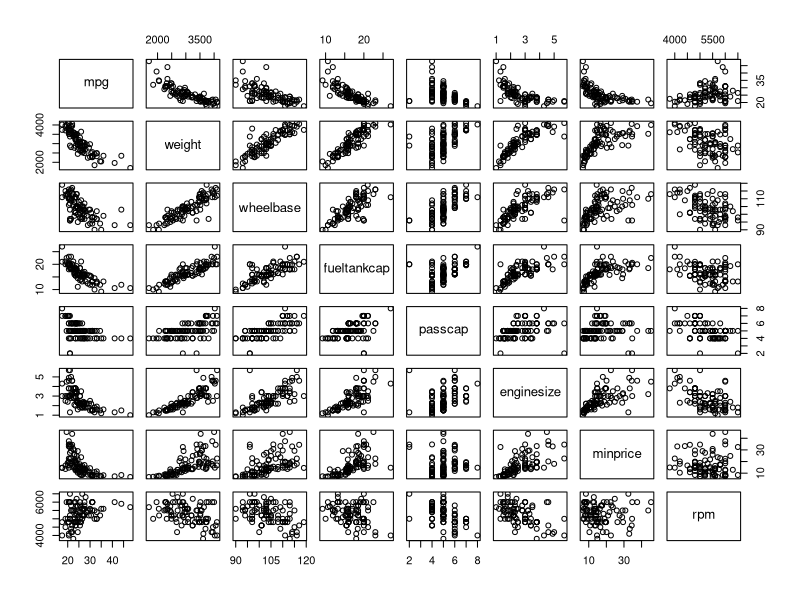
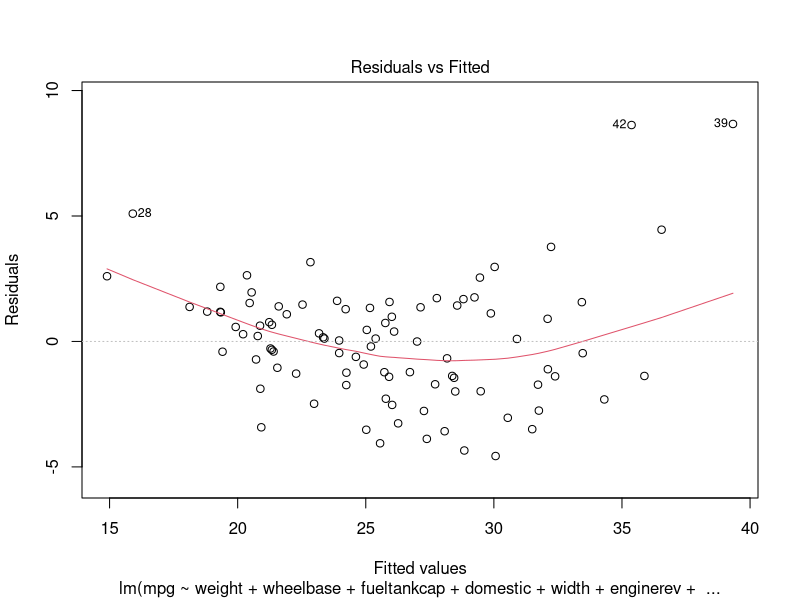
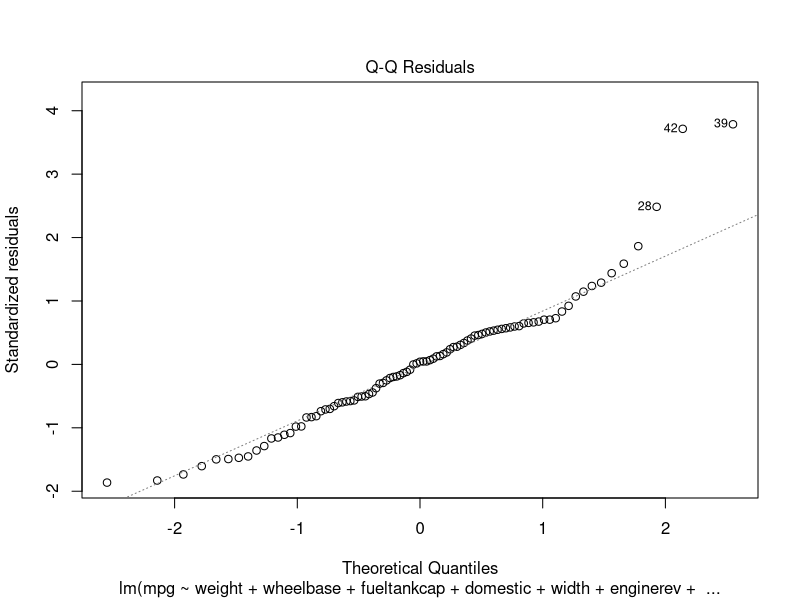
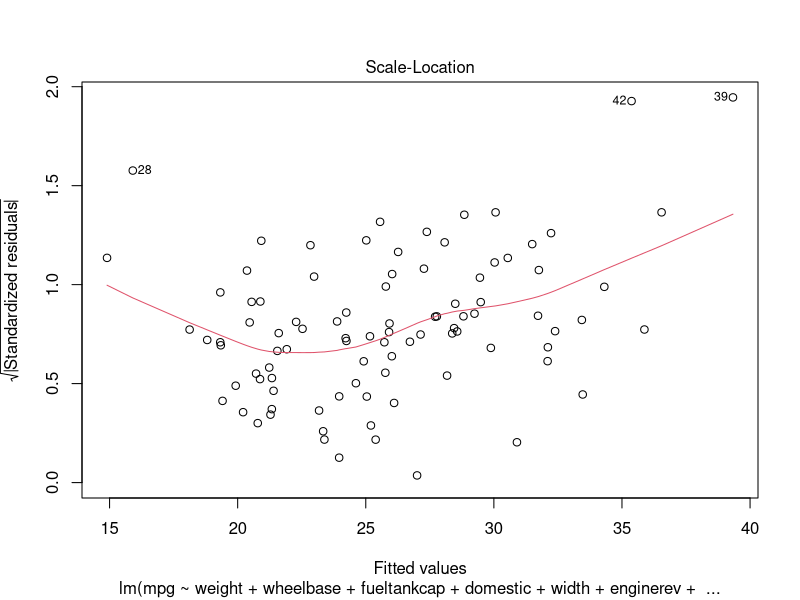
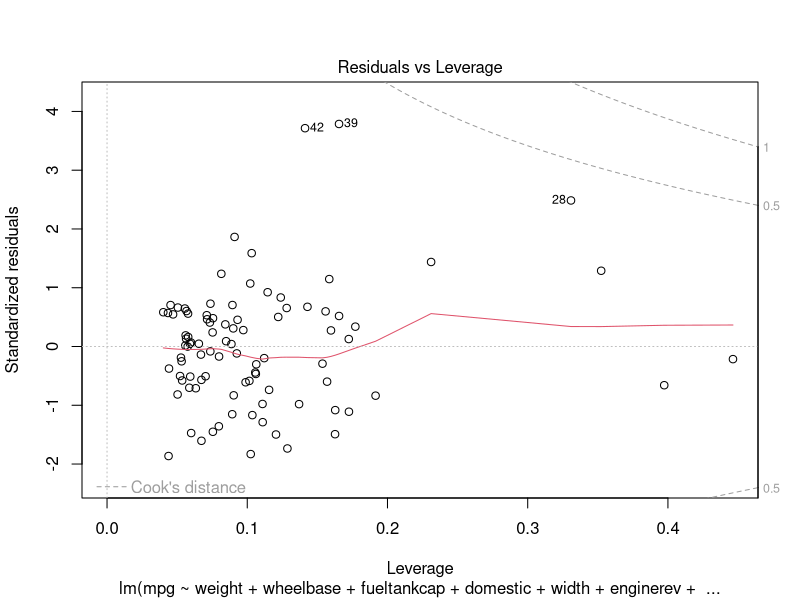
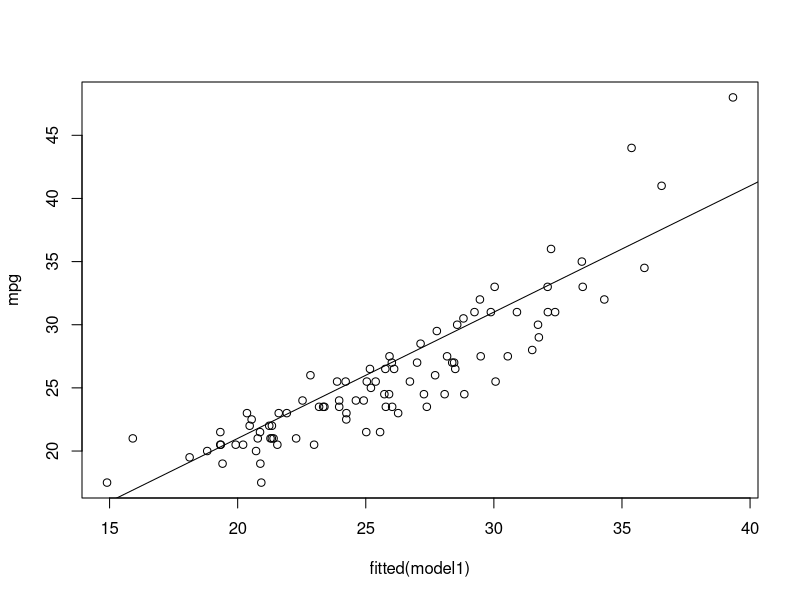
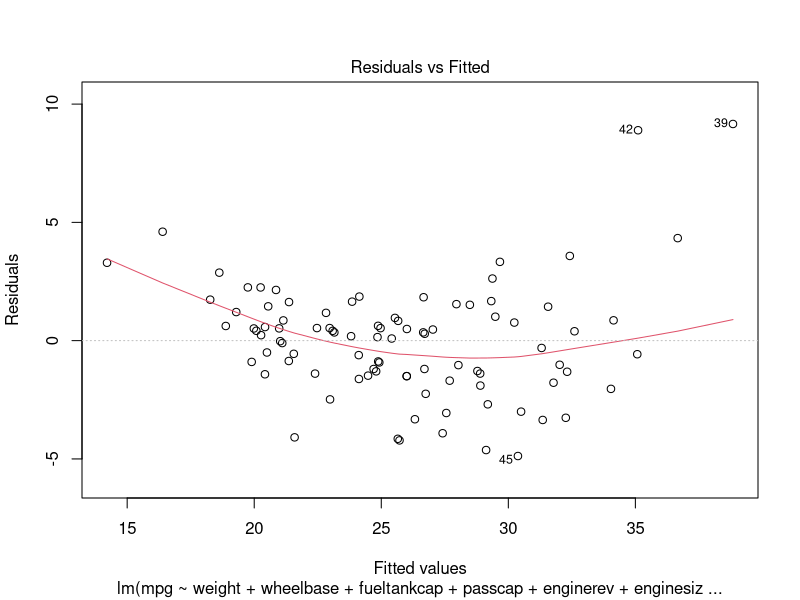
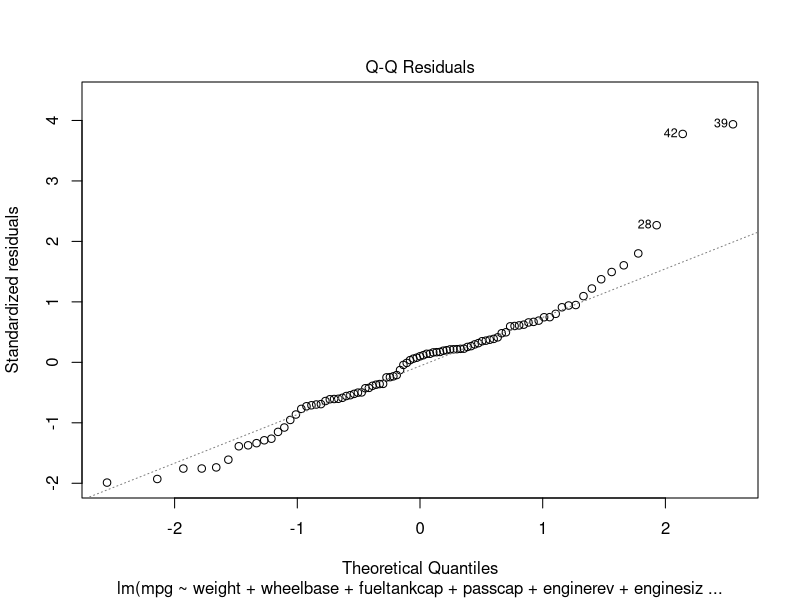

Recreate these plots in R, in order. (Note: this script raises an error after producing the figures.)
## ---- chunk 1

cars <- read.table("A17-cars-win.dat")
cars <- as.data.frame(cars)
cars

minprice <- cars$V4
midprice <- cars$V5
maxprice <- cars$V6
cmpg <- cars$V7
hmpg <- cars$V8
airbags <- cars$V9 # discrete
drivetrain <- cars$V10 # discrete
cylinders <- cars$V11 # missing values
enginesize <- cars$V12
horsepower <- cars$V13
rpm <- cars$V14
enginerev <- cars$V15
manualtransmissions <- cars$V16 # discrete
fueltankcap <- cars$V17
passcap <- cars$V18
lencar <- cars$V19
wheelbase <- cars$V20 
width <- cars$V21
Uturn <- cars$V22
rearseatroom <- cars$V23
luggagecap <- cars$V24 # missing values
weight <- cars$V25
domestic <- cars$V26 # discrete
mpg <- c()



average <- 0

for (i in 1:length(cmpg)) {
  average <- (cmpg[i] + hmpg[i])/2
  mpg <- c(mpg, average)
}

## ---- chunk 2
pairs(~mpg + weight + wheelbase + fueltankcap + passcap + 
     + enginesize + minprice + rpm)

## ---- chunk 3
model1 <- step(lm(mpg~1), scope=(~minprice + midprice + maxprice + enginesize + horsepower + rpm + enginerev + fueltankcap + passcap + lencar + wheelbase + width + Uturn + rearseatroom + weight + domestic), direction="both")


## ---- chunk 4

summary(model1)
plot(model1)
## ---- chunk 5
plot(fitted(model1), mpg)
abline(1,1)
## ---- chunk 6
modeldom <- lm(formula = mpg ~ weight + wheelbase + fueltankcap + passcap + 
    enginerev + enginesize + minprice + rpm + domestic)

summary(modeldom)
plot(modeldom)
plot(fitted(modeldom), mpg)
abline(1,1)
## ---- chunk 7
fitted(model)



## ---- chunk 8
mpg



## ---- chunk 9
model3 <- lm(mpg ~ weight + wheelbase + fueltankcap + passcap + 
    enginerev + enginesize + minprice)
summary(model3)

## ---- chunk 10
model4 <- lm(mpg ~ weight + wheelbase + fueltankcap + passcap + 
    enginerev + enginesize + minprice + domestic)
summary(model4)
plot(model4)

## ---- chunk 11
vif(model4)
## ---- chunk 12
model5 <- lm(mpg ~ weight + wheelbase + passcap + 
    enginerev + enginesize + minprice + domestic)
summary(model5)
plot(model5)
## ---- chunk 13
vif(model5)
## ---- chunk 14
model6 <- lm(mpg ~ wheelbase + fueltankcap + passcap + 
    enginerev + enginesize + minprice + domestic)
summary(model6)
plot(model6)
## ---- chunk 15
RMSEP <- function() {
  N <- length(mpg)
  MSum <- 0
  
  for (i in 1:N){
    
    ev <- cars[1,]
    
    tempcars <- cars[-c(i),]
    
    tempmpg <- (tempcars$V7 + tempcars$V8)/2
    tempweight <- tempcars$V25
    tempwheelbase <- tempcars$V20
    temppasscap <- tempcars$V18
    tempenginerev <- tempcars$V15
    tempenginesize <- tempcars$V12
    tempminprice <- tempcars$V4
    tempdomestic <- tempcars$V26
    
    tempmodel <- lm(tempmpg ~ tempweight + tempwheelbase + temppasscap + 
    tempenginerev + tempenginesize + tempminprice + tempdomestic)
    
    mc <- coefficients(tempmodel)
    
    fittedvalue_at_ex <- mc[1] + mc[2]*ev[25] + mc[3]*ev[20] + mc[4]*ev[18] + mc[5]*ev[15] + mc[6]*ev[12] + mc[7]*ev[4] + mc[8]*ev[26]    
    MSum <- MSum + ((ev[7] + ev[8])/2 - fittedvalue_at_ex)^2
  }
  msep <- MSum/N
  print(msep)
  print(sqrt(msep))
}

RMSEP()

 
## ---- chunk 16
modeleq <- mpg ~ wheelbase + fueltankcap + passcap + enginerev + 
    enginesize + minprice + domestic

model <- lm(formula = modeleq)
summary(model)
## ---- chunk 17
anova(model4, model5)
## ---- chunk 18


newMSEP <- function(variable_indexes) {
  
  sum <- 0
  
  for (i in 1:93){ 
    excluded_row <- cars[i,]
    tcars <- cars[-c(i),]
    tmpg <- c((tcars[7] + tcars[8])/2)
    
    model <- lm(tmpg ~ tcars[,variable_indexes])
    
    coeff <- coefficients(model)
  
    fittedy <- 0
    
    for (k in 1:coeff) {
      if (k == 1){
        fittedy <- fittedy + coeff[k]
      }
      else {
        fittedy <- fittedy + coeff[k]*excluded_row[variable_indexes[k]]
      }
    }
    
    sum <- sum + (tmpg-fittedy)^2
  }
  
  msep <- sum/93
  
  print(msep)
  
}

newMSEP(c(4, 19))
## ---- chunk 19
cars[, c(1,26)]
## ---- chunk 20
model7 <- lm(mpg ~ reformulate(cars[,c(4,26)]), data=cars)
## ---- chunk 21
index <- 80
cars[80,1]

